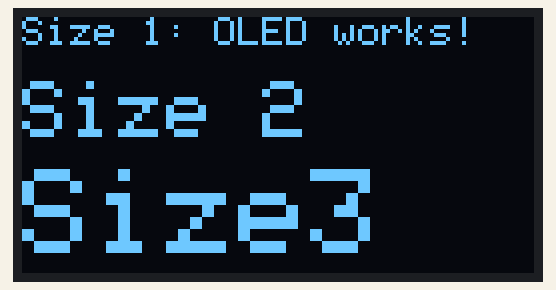
The sketch below on a simulated ESP8266 (NodeMCU). Parts: 128×64 one-colour display. What the sketch prints to the serial monitor is not drawn.

Above: at 0.6 s.
At 2.6 s:
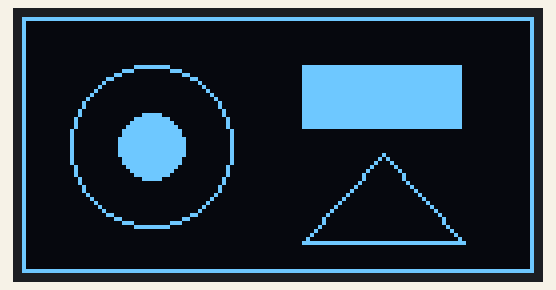
At 6.42 s:
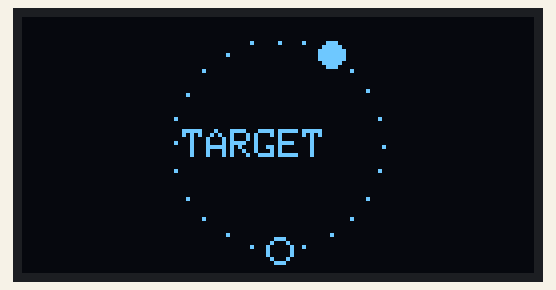
At 10.4 s:
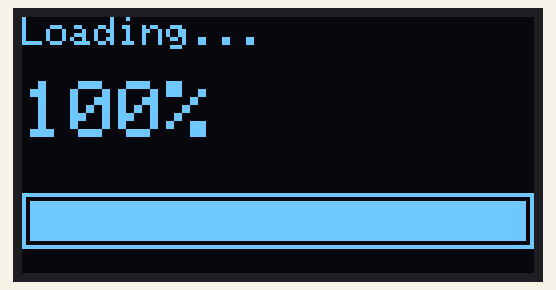
At 11.93 s:
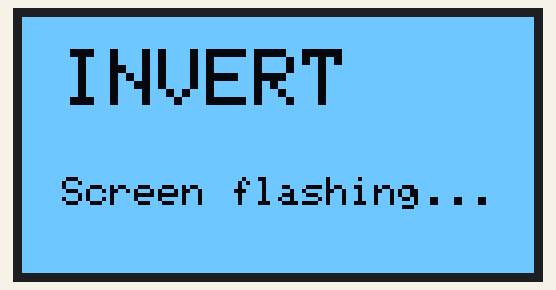
At 13.95 s:
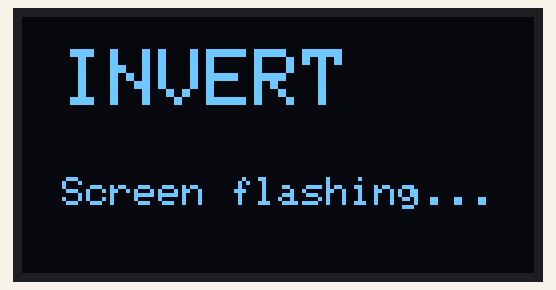

Measured:
- by itself, everything shown: repeats every 13.6 s, in 49 steps
- what the display in image 0 shows lasts 2.0 s, from 0.6 s to 2.6 s
- what the display in image 3 shows lasts 0.5 s, from 10.4 s to 10.9 s
- what the display in image 4 shows lasts 0.4 s, from 11.7 s to 12.1 s

The sketch:

OledTest.ino
```cpp
/*
   ============================================================
     OLED TEST  -  Cyclone Target Lock  (SSD1306 128x64 I2C)
   ============================================================

   Scans the I2C bus, initialises the display and cycles through
   text, shapes, a progress bar and an inverted screen.
   Open the Serial Monitor at 115200 baud.

   WIRING
   ------------------------------------------------------------
   OLED SDA -> D2 / GPIO4
   OLED SCL -> D1 / GPIO5
   OLED VCC -> 3.3V
   OLED GND -> GND

   TROUBLESHOOTING
   ------------------------------------------------------------
   - "No I2C devices found"  -> check SDA/SCL are not swapped,
                                check 3.3V and GND.
   - Device found at 0x3D    -> change OLED_ADDRESS below to 0x3D.
   - Display found but blank -> some modules are SH1106, not SSD1306.
*/

#include <Arduino.h>
#include <Wire.h>
#include <Adafruit_GFX.h>
#include <Adafruit_SSD1306.h>

#define OLED_SDA      D2
#define OLED_SCL      D1

#define SCREEN_WIDTH  128
#define SCREEN_HEIGHT 64
#define OLED_RESET    -1
#define OLED_ADDRESS  0x3C

Adafruit_SSD1306 display(SCREEN_WIDTH, SCREEN_HEIGHT, &Wire, OLED_RESET);

bool oledReady = false;

void scanI2C() {

  Serial.println("Scanning I2C bus...");

  int found = 0;

  for (uint8_t address = 1; address < 127; address++) {

    Wire.beginTransmission(address);

    if (Wire.endTransmission() == 0) {

      Serial.print("  device found at 0x");
      if (address < 16) Serial.print("0");
      Serial.println(address, HEX);

      found++;
    }
  }

  if (found == 0) {
    Serial.println("  No I2C devices found - check wiring!");
  }
}

void stageText() {

  Serial.println("[1/5] Text sizes");

  display.clearDisplay();
  display.setTextColor(SSD1306_WHITE);

  display.setTextSize(1);
  display.setCursor(0, 0);
  display.println("Size 1: OLED works!");

  display.setTextSize(2);
  display.setCursor(0, 16);
  display.println("Size 2");

  display.setTextSize(3);
  display.setCursor(0, 38);
  display.println("Size3");

  display.display();

  delay(2000);
}

void stageShapes() {

  Serial.println("[2/5] Shapes");

  display.clearDisplay();

  display.drawRect(0, 0, 128, 64, SSD1306_WHITE);
  display.drawCircle(32, 32, 20, SSD1306_WHITE);
  display.fillCircle(32, 32, 8, SSD1306_WHITE);
  display.fillRect(70, 12, 40, 16, SSD1306_WHITE);
  display.drawTriangle(70, 56, 90, 34, 110, 56, SSD1306_WHITE);

  display.display();

  delay(2000);
}

void stageRing() {

  Serial.println("[3/5] Spinning ring (like the LED ring)");

  const int cx = 64;
  const int cy = 32;
  const int r  = 26;

  for (int frame = 0; frame < 48; frame++) {

    display.clearDisplay();

    for (int i = 0; i < 24; i++) {

      float a = (i * 15) * DEG_TO_RAD;

      int x = cx + cos(a) * r;
      int y = cy + sin(a) * r;

      if (i == frame % 24) {
        display.fillCircle(x, y, 3, SSD1306_WHITE);   // cursor
      } else if (i == 6) {
        display.drawCircle(x, y, 3, SSD1306_WHITE);   // target
      } else {
        display.drawPixel(x, y, SSD1306_WHITE);
      }
    }

    display.setTextSize(1);
    display.setTextColor(SSD1306_WHITE);
    display.setCursor(40, 28);
    display.print("TARGET");

    display.display();

    delay(60);
  }
}

void stageProgress() {

  Serial.println("[4/5] Progress bar + counter");

  for (int p = 0; p <= 100; p += 4) {

    display.clearDisplay();

    display.setTextSize(1);
    display.setTextColor(SSD1306_WHITE);
    display.setCursor(0, 0);
    display.println("Loading...");

    display.setTextSize(2);
    display.setCursor(0, 16);
    display.print(p);
    display.print("%");

    display.drawRect(0, 44, 128, 14, SSD1306_WHITE);
    display.fillRect(2, 46, map(p, 0, 100, 0, 124), 10, SSD1306_WHITE);

    display.display();

    delay(40);
  }

  delay(500);
}

void stageInvert() {

  Serial.println("[5/5] Invert display");

  display.clearDisplay();
  display.setTextSize(2);
  display.setTextColor(SSD1306_WHITE);
  display.setCursor(10, 8);
  display.println("INVERT");
  display.setTextSize(1);
  display.setCursor(10, 40);
  display.println("Screen flashing...");
  display.display();

  for (int i = 0; i < 4; i++) {

    display.invertDisplay(true);
    delay(400);

    display.invertDisplay(false);
    delay(400);
  }
}

void setup() {

  Serial.begin(115200);

  delay(500);

  Serial.println();
  Serial.println("==============================");
  Serial.println(" OLED TEST  (SSD1306 128x64)");
  Serial.println("==============================");

  Wire.begin(OLED_SDA, OLED_SCL);

  scanI2C();

  oledReady = display.begin(SSD1306_SWITCHCAPVCC, OLED_ADDRESS);

  if (oledReady) {
    Serial.println("Display initialised OK");
  } else {
    Serial.println("Display init FAILED (see troubleshooting in this file)");
  }
}

void loop() {

  if (!oledReady) {

    // Keep retrying so you can fix the wiring without re-flashing
    delay(2000);

    Serial.println("Retrying display init...");

    oledReady = display.begin(SSD1306_SWITCHCAPVCC, OLED_ADDRESS);

    return;
  }

  stageText();
  stageShapes();
  stageRing();
  stageProgress();
  stageInvert();

  Serial.println("--- loop complete, restarting ---");
}
```
